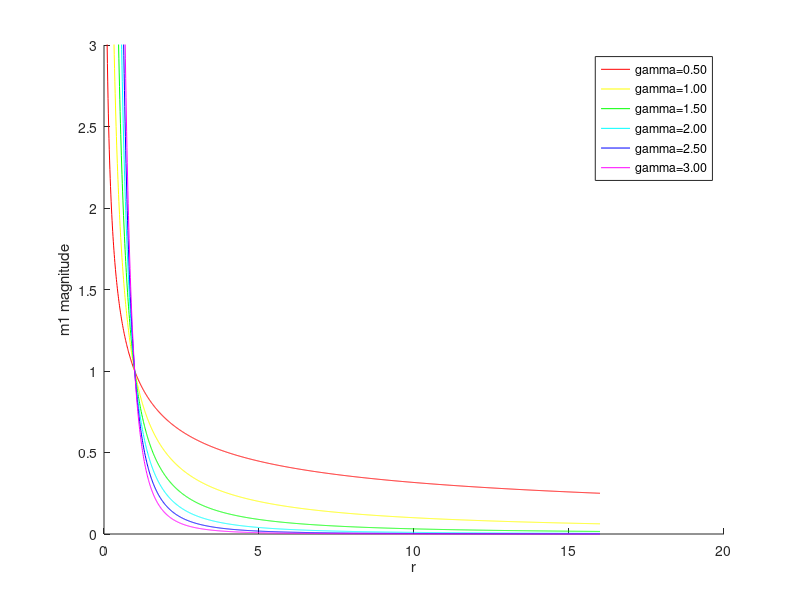
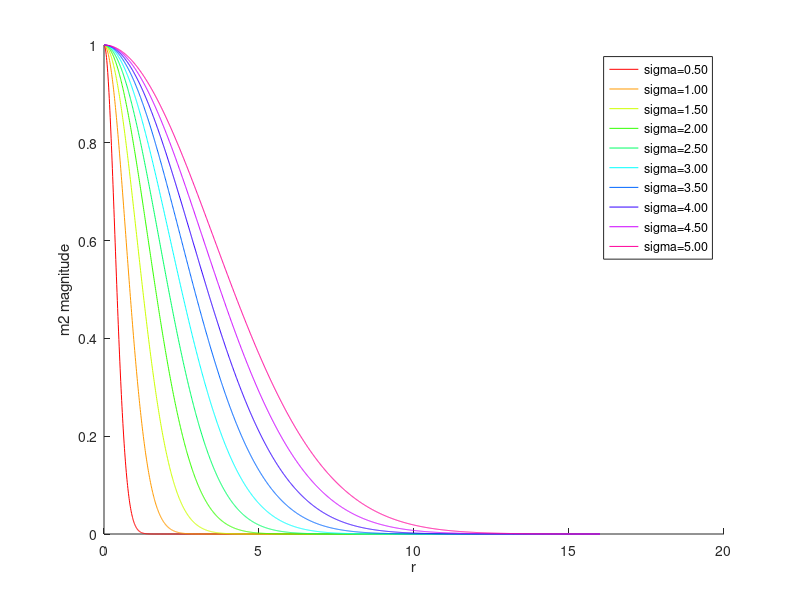

These figures' MATLAB source, in order: (Note: this script raises an error after producing the figures.)
clear;
clc;
alpha = .5;
beta = 0.1;
tau = 0.5;
eps = 0.01;
imName = 'test.jpg';
downsampleFactor = 1;
edgeMapType = 'cannyWeighted';

%%
% Plot m1 profile w.r.t to gamma
x = 0:0.01:16;
figure(1);
hold on
gammaRange = 0.5:0.5:3;
colors = colormap(hsv(length(gammaRange)));
for gamma=gammaRange,
    y = 1./(x+eps).^gamma;
    h(gamma*2) = plot(x,y,'Color',colors(gamma*2,:),...
        'DisplayName',sprintf('gamma=%.2f',gamma));
    ylim([0,3]);
end
legend(h);
ylabel('m1 magnitude');
xlabel('r');
hold off

%%
% Plot m2 profile w.r.t to sigma
x = 0:0.01:16;
figure(2);
hold on
sigmaRange = 0.5:0.5:5;
colors = colormap(hsv(length(sigmaRange)));
for sigma=sigmaRange,
    y = exp(-x.^2/sigma^2);
    h(sigma*2) = plot(x,y,'Color',colors(sigma*2,:),...
        'DisplayName',sprintf('sigma=%.2f',sigma));
end
legend(h);
ylabel('m2 magnitude');
xlabel('r');
hold off

%%
% Study the evolution of capture range w.r.t gamma
% See test_nico.m and modify gamma to see the streamline evolution
% load images
typeTest = 'm1_gamma_';
im = imread('synthetic_edge_map.png');
f = double(im(:,:,1));
[n,m] = size(f);
f = (255*ones(n,m)-f);
im_gt = imread('gt_synthetic_edge_map.png');
f_gt = double(im_gt(:,:,1));
f_gt = (255*ones(n,m)-f_gt);


for gamma=0.5:0.5:3
%Compute convolution kernel
[Fx,Fy] = getKernel(128,1,gamma);
K(:,:,1) = Fx;
K(:,:,2) = Fy;
%Compute Fext
Fext = AM_VFC(f,K);
% Normalize
Fmag = sqrt(sum(Fext.*Fext,3))+eps;
Fext(:,:,1) = Fext(:,:,1)./Fmag;
Fext(:,:,2) = Fext(:,:,2)./Fmag;

figure(3);
plot_streamline(300,4,Fext,(255*ones(n,m)-f),f_gt);
set(gca,'position',[0 0 1 1],'unit','normalized');
imName = ['OutputImagesParam/' typeTest num2str(gamma*10)];
print(imName,'-dpng');
clear K; clear Fext; clear Fx; clear Fy;
end

%%
% Study the evolution of capture range w.r.t to R (radius of kernel
% convolution)
typeTest = 'm1_radius_';

for k=3:8
%Compute convolution kernel
kernelRadius = 2.^k;
[Fx,Fy] = getKernel(kernelRadius,1,1.7);
K(:,:,1) = Fx;
K(:,:,2) = Fy;
%Compute Fext
Fext = AM_VFC(f,K);
% Normalize
Fmag = sqrt(sum(Fext.*Fext,3))+eps;
Fext(:,:,1) = Fext(:,:,1)./Fmag;
Fext(:,:,2) = Fext(:,:,2)./Fmag;

figure(4);
plot_streamline(300,4,Fext,(255*ones(n,m)-f),f_gt);
set(gca,'position',[0 0 1 1],'unit','normalized');
imName = ['OutputImagesParam/' typeTest num2str(kernelRadius)];
print(imName,'-dpng');
clear K; clear Fext; clear Fx; clear Fy;
end


%%
% Study the evolution of the VFC field for m2 magnitude w.r.t sigma
% Sigma must be initialized according to the radius of kernel 

typeTest = 'm2_sigma_';

for sigma=5:30
%Compute convolution kernel
[Fx,Fy] = getKernel(128,2,sigma);
K(:,:,1) = Fx;
K(:,:,2) = Fy;
%Compute Fext
Fext = AM_VFC(f,K);
% Normalize
Fmag = sqrt(sum(Fext.*Fext,3))+eps;
Fext(:,:,1) = Fext(:,:,1)./Fmag;
Fext(:,:,2) = Fext(:,:,2)./Fmag;

figure(5);
plot_streamline(300,4,Fext,(255*ones(n,m)-f),f_gt);
set(gca,'position',[0 0 1 1],'unit','normalized');
imName = ['OutputImagesParam/' typeTest num2str(sigma)];
print(imName,'-dpng');
clear K; clear Fext; clear Fx; clear Fy;
end
